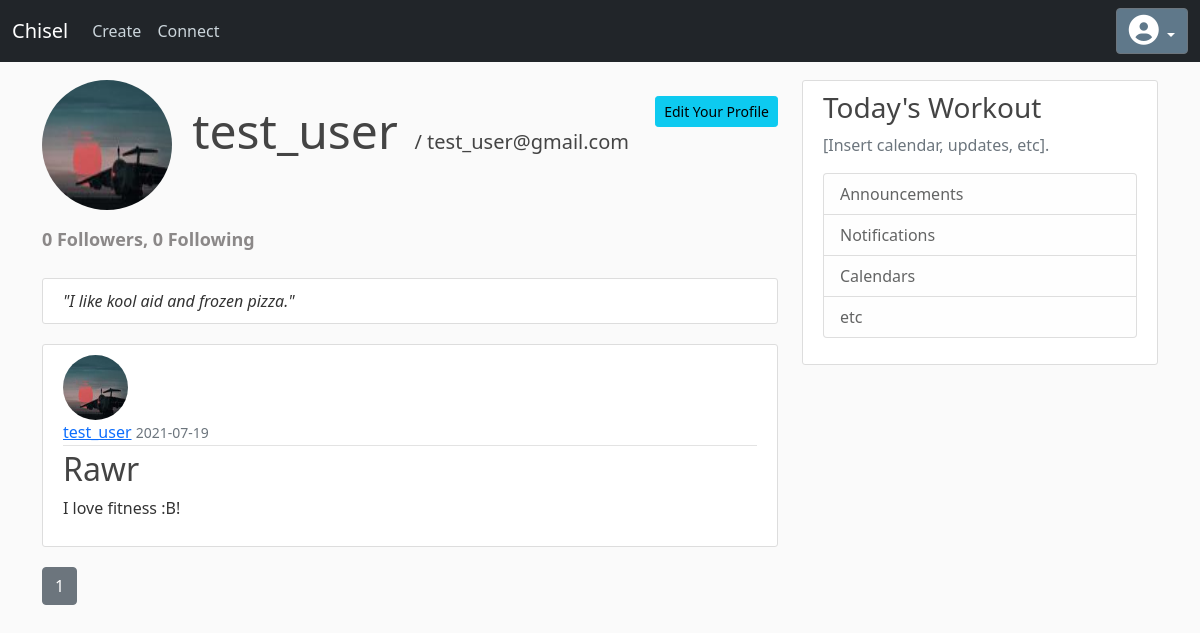
The app's page /user/test_user (signed in), older data.
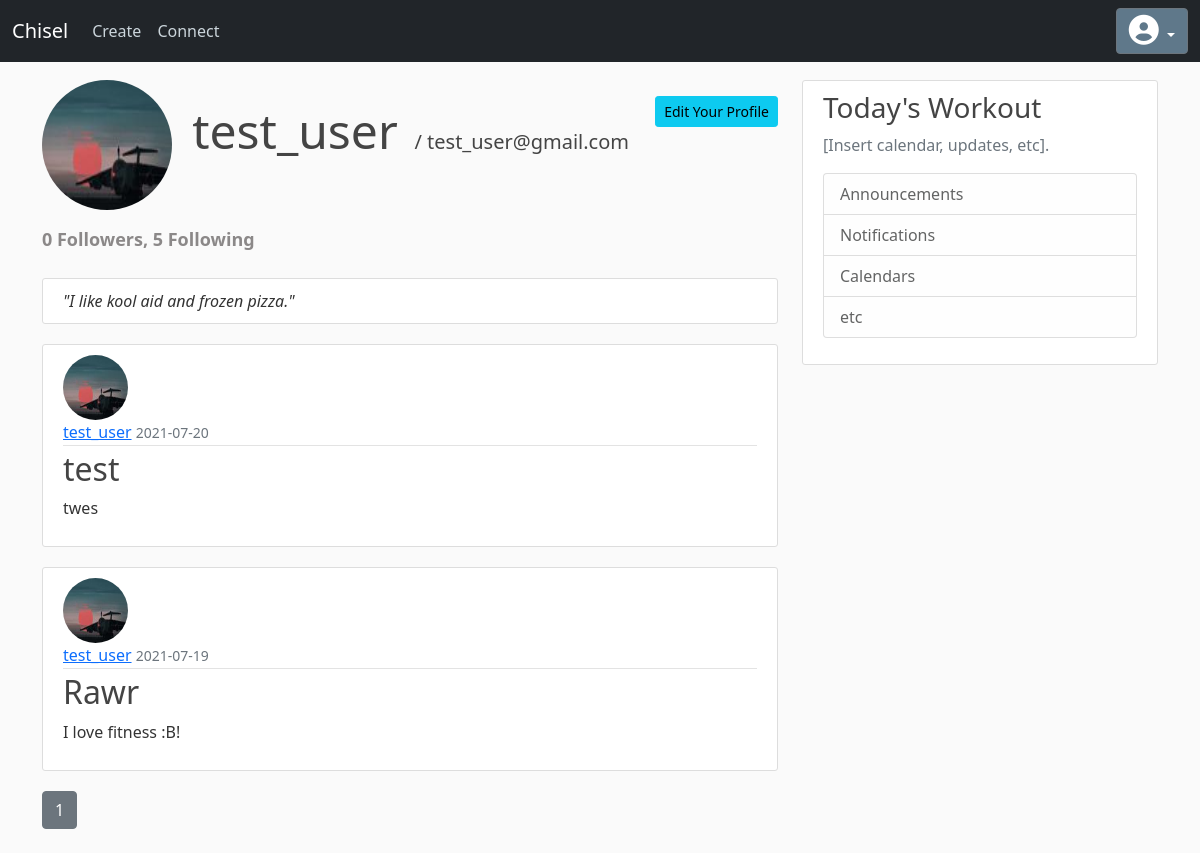
The same page, newer data.
### chisel/models/Customer.py (models this page shows, shortened)
class Post(db.Model):
    id = db.Column(db.Integer, primary_key=True)
    title = db.Column(db.String(100), nullable=False)
    date_posted = db.Column(db.DateTime, nullable=False, default=datetime.utcnow)
    content = db.Column(db.Text, nullable=False)
    user_id = db.Column(db.Integer, db.ForeignKey('customer.id'), nullable=False)

class Customer(db.Model, UserMixin):
    id = db.Column(db.Integer, primary_key = True)
    username = db.Column(db.String(80), unique=True, nullable=False)
    email = db.Column(db.String(120), unique=True, nullable=False)
    password = db.Column(db.String(60), nullable=False)
    bio = db.Column(db.String(300), nullable=False)
    image_file = db.Column(db.String(20), nullable=False, default='default.jpg')
    posts = db.relationship('Post', backref='author', lazy=True)
    followed = db.relationship(
        'Customer', secondary=followers,
        primaryjoin=(followers.c.follower_id == id),
        secondaryjoin=(followers.c.followed_id == id),
        backref=db.backref('followers', lazy='dynamic'), lazy='dynamic')

### chisel/routes.py (the view)
@app.route("/user/<string:username>")
def user_posts(username):
    page = request.args.get('page', 1, type=int)
    customer = Customer.query.filter_by(username=username).first_or_404()
    posts = Post.query.filter_by(author=customer)\
        .order_by(Post.date_posted.desc())\
        .paginate(page=page, per_page=5)
    form = EmptyForm()
    return render_template('user_posts.html', posts=posts, user=customer, form=form)

### chisel/models/Customer.py (called while the page is built)
@login_manager.user_loader
def load_user(user_id):
    return Customer.query.get(int(user_id))

### chisel/templates/user_posts.html (shortened to what this page needs)
{% extends "dashboard.html" %}
{% block content %}
    <img class="rounded-circle profile-img" src="{{ url_for('static', filename='images/profile_pics/' + user.image_file) }}">
    <h1 class="mb-2 username username-email-pairing">{{ user.username }}&nbsp;</h1>
    <h5 class="username-email-pairing">  / {{ user.email }} </h5>
    {% if user == current_user %}
    <a class="btn btn-info btn-sm pull-right mt-3 mb-3" href="{{ url_for('profile') }}">Edit Your Profile</a>
    {% endif %}
    <p class="followers-following mt-3">{{ user.followers.count() }} Followers, {{ user.followed.count() }} Following</p>
    {% if user.bio %}
    <div class="content-section bio">
                <i>"{{ user.bio }}"</i>
    </div>
    {% endif %}
    {% for post in posts.items %}
        <article class="media content-section">
          <img class="rounded-circle article-img" src="{{ url_for('static', filename='images/profile_pics/' + post.author.image_file) }}">
          <div class="media-body">
            <div class="article-metadata">
              <a class="mr-2" href="{{ url_for('user_posts', username=post.author.username) }}">{{ post.author.username }}</a>
              <small class="text-muted">{{ post.date_posted.strftime('%Y-%m-%d') }}</small>
            </div>
            <h2><a class="article-title" href="{{ url_for('post', post_id=post.id) }}">{{ post.title }}</a></h2>
            <p class="article-content">{{ post.content }}</p>
          </div>
        </article>
    {% endfor %}
    {% for page_num in posts.iter_pages(left_edge=1, right_edge=1, left_current=1, right_current=2) %}
      {% if page_num %}
        {% if posts.page == page_num %}
          <a class="btn btn-secondary mb-4" href="{{ url_for('user_posts', username=user.username, page=page_num) }}">{{ page_num }}</a>
        {% else %}
          <a class="btn btn-outline-secondary mb-4" href="{{ url_for('user_posts', username=user.username, page=page_num) }}">{{ page_num }}</a>
        {% endif %}
      {% else %}
        ...
      {% endif %}
    {% endfor %}
{% endblock content %}

Row changes from the older to the newer data that the page shows:
added Post: image_file (picture), author.username "test_user", date_posted "2021-07-20", title "test", content "twes"
Text that changed along with them:
{{ user.followed.count() }}: "0" → "5"
